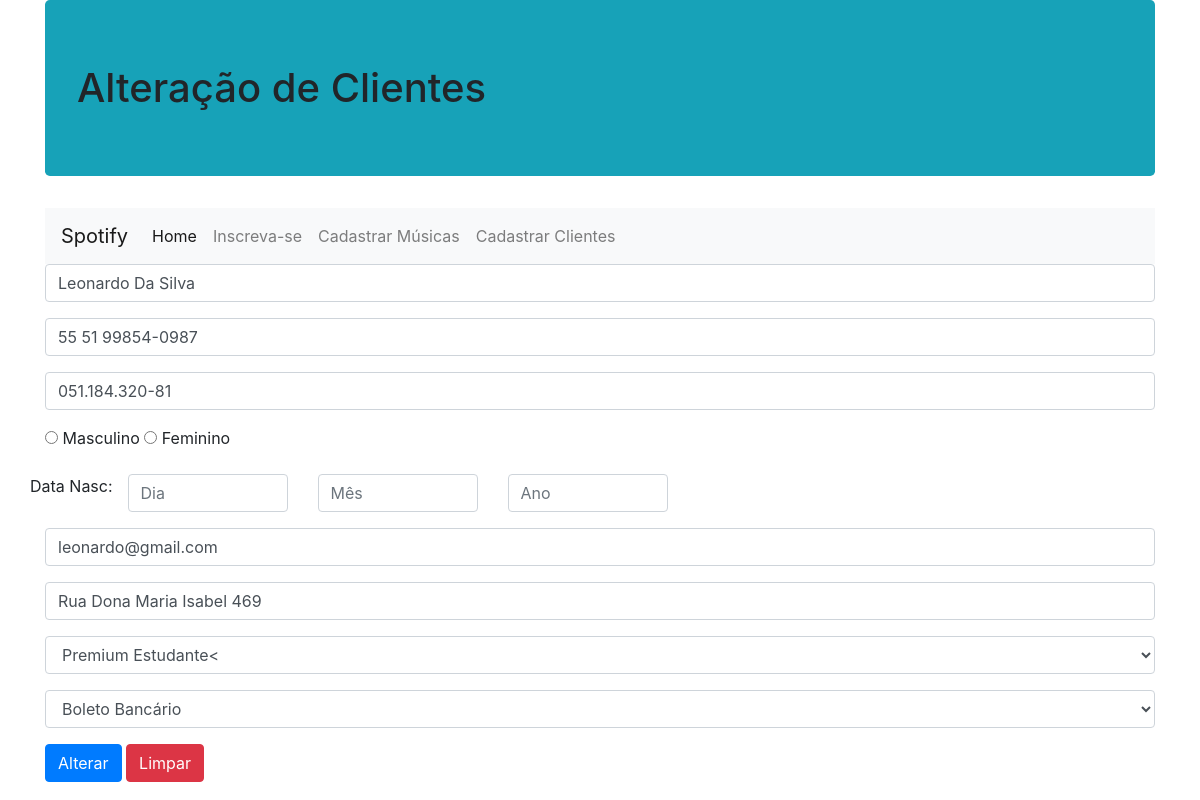
Page /alterar-cliente.php?id=11 on the committed database.
### tables this page shows
CREATE TABLE `cliente` (
  `idCliente` bigint(20) NOT NULL,
  `cpf` varchar(15) NOT NULL,
  `nomeCliente` varchar(60) NOT NULL,
  `dataNasc` date NOT NULL,
  `tel` varchar(20) NOT NULL,
  `email` varchar(100) NOT NULL,
  `sexo` varchar(20) NOT NULL,
  `endereco` varchar(100) NOT NULL,
  `tipoPlano` varchar(20) NOT NULL,
  `formaPagamento` varchar(20) NOT NULL
);

### config/conexaobanco.class.php (called while the page is built, shortened)
<?php
class ConexaoBanco extends PDO {
  private static $instance = null;
  public static function getInstance(){
      try{
        if(!isset(self::$instance)){
          self::$instance = new ConexaoBanco("mysql:dbname=spotify;host=localhost","root","");
        }
        return self::$instance;
      }catch(PDOException $e){
        echo "Erro ao conectar. ".$e;
      }
  }
}

### dao/spotifydao.class.php (called while the page is built, shortened)
<?php
require_once 'config/conexaobanco.class.php';
class SpotifyDAO{
  private $conexao=null;
  public function __construct(){
    $this->conexao = ConexaoBanco::getInstance();
  }
  public function filtrarCliente($filtro, $pesquisa){
    try{
      $query = "";
      switch($filtro){
        case "codigo": $query = "where idcliente=".$pesquisa;
        break;
      }
      $stat = $this->conexao->query("select * from cliente ".$query);
      $array = $stat->fetchAll(PDO::FETCH_CLASS, "Cliente");
      return $array;
    }catch(PDOException $e){
      echo "Erro ao filtrar clientes!".$e;
    }
  }
}

### modelo/cliente.class.php (called while the page is built, shortened)
<?php
class Cliente{
  public function __get($a){return $this->$a;}
}

### alterar-cliente.php (the view, shortened to what this page needs)
<?php
if(isset($_GET['id'])){
    include_once "dao/spotifydao.class.php";
    include_once "modelo/cliente.class.php";
    $cliDAO = new SpotifyDAO();
    $array = $cliDAO->filtrarCliente("codigo", $_GET['id']);
    $cli = $array[0];
}
?>
<!DOCTYPE html>
<html lang="pt-br">
<head>
  <link href="vendor/twbs/bootstrap/dist/css/bootstrap.min.css" rel="stylesheet"/>
</head>
  <body>
      <div class="container">
        <h1 class="jumbotron bg-info">Alteração de Clientes</h1>
        <nav class="navbar navbar-expand-lg navbar-light bg-light">
          <a class="navbar-brand" href="#">Spotify</a>
          <div class="collapse navbar-collapse" id="navbarNav">
            <ul class="navbar-nav">
              <li class="nav-item active">
                <a class="nav-link" href="index.php">Home</a>
              </li>
              <li class="nav-item">
                <a class="nav-link" href="cadastrar-cliente.php">Inscreva-se <span class="sr-only"></span></a>
              </li>
              <li class="nav-item">
                <a class="nav-link" href="cadastrar-musica.php">Cadastrar Músicas <span class="sr-only">(current)</span></a>
              </li>
              <li class="nav-item">
                <a class="nav-link" href="cadastrar-cliente.php">Cadastrar Clientes <span class="sr-only">(current)</span></a>
              </li>
            </ul>
          </div>
        </nav>
      <form name="cadcliente" method="post" action="">
        <div class="form-group">
          <input type="text" name="txtnome" placeholder="Nome" class="form-control" value="<?php if(isset($cli)){ echo $cli->nomeCliente; } ?>">
        </div>
        <div class="form-group">
          <input type="text" name="txttel" placeholder="Telefone" class="form-control" value="<?php if(isset($cli)){ echo $cli->tel; } ?>">
        </div>
        <div class="form-group">
          <input type="text" name="txtcpf" placeholder="CPF" class="form-control" value="<?php if(isset($cli)){ echo $cli->cpf; } ?>">
        </div>
        <div class="form-group">
          <label><input type="radio" value="Masculino" name="rdsexo"> Masculino</label>
          <label><input type="radio" value="Feminino" name="rdsexo"> Feminino</label>
        </div>
        <div class="row form-group">
          <div class="col-md-1.8">
            <label>Data Nasc:</label>
          </div>
          <div class="col-md-2">
            <input type="number" name="numdia" placeholder="Dia" class="form-control" value="<?php if(isset($cli)){ echo $cli->dia; } ?>">
          </div>
          <div class="col-md-2">
            <input type="number" name="nummes" placeholder="Mês" class="form-control" value="<?php if(isset($cli)){ echo $cli->mes; } ?>">
          </div>
          <div class="col-md-2">
            <input type="number" name="numano" placeholder="Ano" class="form-control" value="<?php if(isset($cli)){ echo $cli->ano; } ?>">
          </div>
        </div>
        <div class="form-group">
          <input type="email" name="email" placeholder="Email" class="form-control" value="<?php if(isset($cli)){ echo $cli->email; } ?>">
        </div>
        <div class="form-group">
          <input type="text" name="txtendereco" placeholder="Endereço" class="form-control" value="<?php if(isset($cli)){ echo $cli->endereco; } ?>">
        </div>
        <div class="form-group">
          <select name="selplano" class="form-control">
            <option value="Premium Estudante"
                    <?php if(isset($cli)){
                            if($cli->tipoPlano == "Premium Estudante"){ echo 'selected=selected'; }
                          } ?>>Premium Estudante<</option>
          </select>
        </div>
        <div class="form-group">
          <select name="selpagamento" class="form-control">
            <option value="Boleto Bancário"
                    <?php if(isset($cli)){
                            if($cli->formaPagamento == "Boleto Bancário"){ echo 'selected=selected'; }
                          } ?>>Boleto Bancário</option>
          </select>
        </div>
        <div class="form-group">
          <input type="submit" name="alterar" value="Alterar" class="btn btn-primary">
          <input type="reset" name="limpar" value="Limpar" class="btn btn-danger">
        </div>
      </form>
    </div>
</body>
</html>

### rows in the picture
cliente: txtnome "Leonardo Da Silva", txttel "55 51 99854-0987", txtcpf "051.184.320-81", email "leonardo@gmail.com", txtendereco "Rua Dona Maria Isabel 469", selplano "Premium Estudante<"
